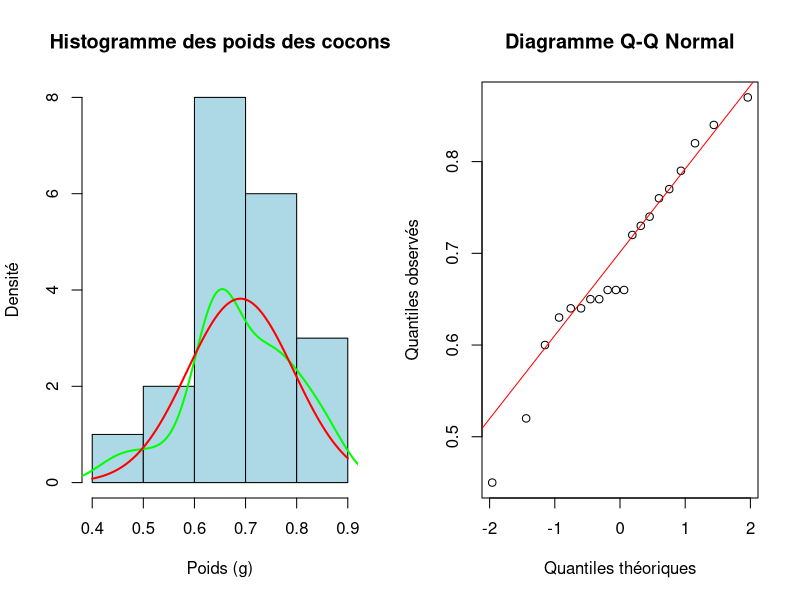
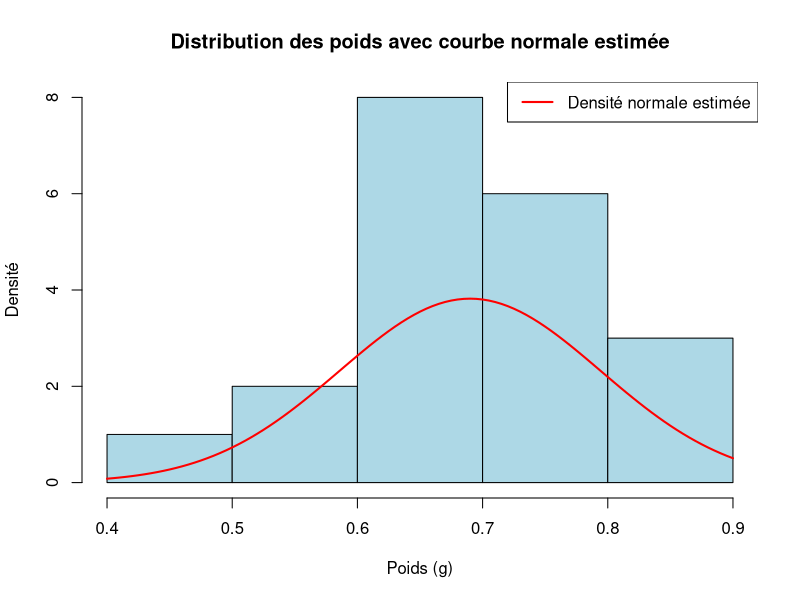
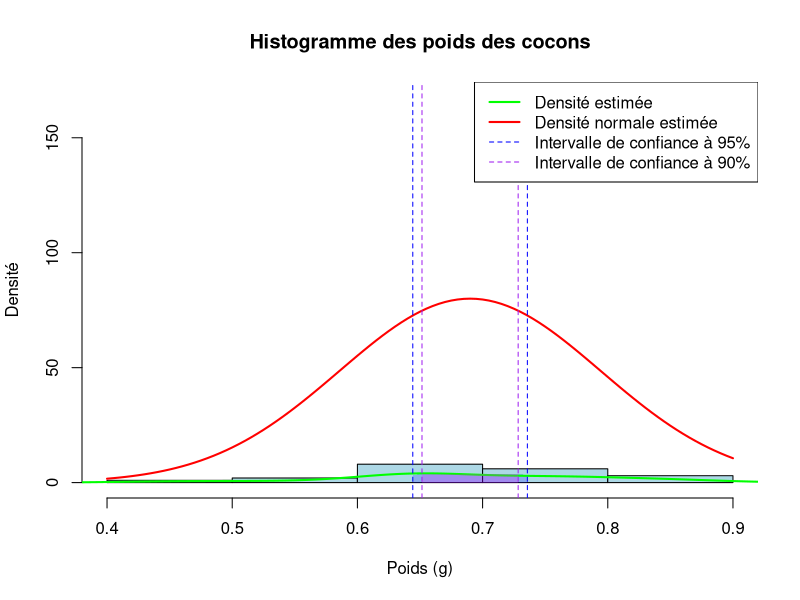

R code for these plots, in order:
# https://github.com/BreizhHardware/TD-R/tree/main/TP_estimateurs

# Création du vecteur de données
poids <- c(0.64, 0.65, 0.73, 0.60, 0.65, 0.77, 0.82, 0.64, 0.66, 0.72,
           0.87, 0.84, 0.66, 0.76, 0.63, 0.52, 0.66, 0.45, 0.74, 0.79)

# Configuration de la mise en page 1x2
par(mfrow=c(1,2))


# 1. Représenter graphiquement les données pour un le modèle gaussien semble-t-il pertinent ?

# Calcul du nombre de classes pour l'histogramme
n <- length(poids)
k <- sqrt(n)

# Création de l'histogramme avec courbe de densité
histoooo <- hist(poids,
     main = "Histogramme des poids des cocons",
     xlab = "Poids (g)",
     ylab = "Densité",
     col = "lightblue",
     breaks = k)

lines(density(poids), col="green", lwd=2)

# Ajout de la courbe de densité normale
curve(dnorm(x, mean=mean(poids), sd=sd(poids)),
      add=TRUE,
      col="red",
      lwd=2)

# Création du diagramme Q-Q
qqnorm(poids,
       main = "Diagramme Q-Q Normal",
       xlab = "Quantiles théoriques",
       ylab = "Quantiles observés")
qqline(poids, col="red")

# Réinitialisation de la mise en page
par(mfrow=c(1,1))

# Affichage des statistiques descriptives
summary(poids)

# 2. Calculer une esƟmaƟon sans biais de la moyenne  et de la variance 2
#  du modèle gaussien en foncƟon de ces données. Superposer la courbe obtenue et conclure.

# Calcul des estimateurs
moyenne <- 1/n * sum(poids)
variance <- var(poids)
ecart_type <- sqrt(variance)

# Affichage des résultats
cat("Estimation de la moyenne (μ̂):", round(moyenne, 4), "g\n")
cat("Estimation de la variance (σ̂²):", round(variance, 6), "g²\n")
cat("Estimation de l'écart-type (σ̂):", round(ecart_type, 4), "g\n")

# Création du graphique avec la courbe de densité estimée
hist(poids,
     main = "Distribution des poids avec courbe normale estimée",
     xlab = "Poids (g)",
     ylab = "Densité",
     col = "lightblue",
     breaks = "FD")

# Superposition de la courbe de densité normale avec les paramètres estimés
curve(dnorm(x, mean = moyenne, sd = ecart_type),
      col = "red",
      lwd = 2,
      add = TRUE)

# Ajout d'une légende
legend("topright",
       legend = "Densité normale estimée",
       col = "red",
       lwd = 2)

# Données les intervalles de confiance à 95% et 90% pour la moyenne et la variance

# Calcul des intervalles de confiance à 95%
alpha <- 0.05
z <- qnorm(1 - alpha / 2)

# Intervalle de confiance pour la moyenne
borne_inf_moyenne <- moyenne - z * ecart_type / sqrt(n)
borne_sup_moyenne <- moyenne + z * ecart_type / sqrt(n)

# Intervalle de confiance pour la variance
borne_inf_variance <- (n - 1) * variance / qchisq(1 - alpha / 2, df = n - 1)
borne_sup_variance <- (n - 1) * variance / qchisq(alpha / 2, df = n - 1)

# Affichage des intervalles de confiance
cat("\nIntervalle de confiance à 95% pour la moyenne (μ): [",
    round(borne_inf_moyenne, 4), ",",
    round(borne_sup_moyenne, 4), "] g\n")

cat("Intervalle de confiance à 95% pour la variance (σ²): [",
    round(borne_inf_variance, 6), ",",
    round(borne_sup_variance, 6), "] g²\n")

# Affichage de l'histogramme des poids avec la courbe de densité estimée et les intervalles de confiance

max_density <- max(dnorm(seq(min(poids), max(poids), length.out=100), mean=moyenne, sd=ecart_type))
scale_factor <- 80 / max_density

hist(poids,
     main = "Histogramme des poids des cocons",
     xlab = "Poids (g)",
     ylab = "Densité",
     col = "lightblue",
     ylim = c(0, max(histoooo$counts) * scale_factor),
     breaks = k)

# Colorer l'intervalle de confiance
x_vals <- seq(borne_inf_moyenne, borne_sup_moyenne, length.out = 100)
y_vals <- dnorm(x_vals, mean = moyenne, sd = ecart_type)
polygon(c(borne_inf_moyenne, x_vals, borne_sup_moyenne),
        c(0, y_vals, 0),
        col = rgb(0, 0, 1, 0.2),
        border = NA)

lines(density(poids), col="green", lwd=2)

# Ajout de la courbe de densité normale
curve(scale_factor * dnorm(x, mean=mean(poids), sd=sd(poids)),
      add=TRUE,
      col="red",
      lwd=2)

# Ajout des intervalles de confiance pour la moyenne
abline(v = c(borne_inf_moyenne, borne_sup_moyenne),
       col = "blue",
       lty = 2)


# Calcul des intervalles de confiance à 90%
alpha <- 0.10
z <- qnorm(1 - alpha / 2)

# Intervalle de confiance pour la moyenne
borne_inf_moyenne <- moyenne - z * ecart_type / sqrt(n)
borne_sup_moyenne <- moyenne + z * ecart_type / sqrt(n)

# Intervalle de confiance pour la variance
borne_inf_variance <- (n - 1) * variance / qchisq(1 - alpha / 2, df = n - 1)
borne_sup_variance <- (n - 1) * variance / qchisq(alpha / 2, df = n - 1)

# Affichage des intervalles de confiance
cat("\nIntervalle de confiance à 90% pour la moyenne (μ): [",
    round(borne_inf_moyenne, 4), ",",
    round(borne_sup_moyenne, 4), "] g\n")

cat("Intervalle de confiance à 90% pour la variance (σ²): [",
    round(borne_inf_variance, 6), ",",
    round(borne_sup_variance, 6), "] g²\n")

# Ajout des intervalles de confiance pour la moyenne
abline(v = c(borne_inf_moyenne, borne_sup_moyenne),
       col = "purple",
       lty = 2)

# Colorer l'intervalle de confiance
x_vals <- seq(borne_inf_moyenne, borne_sup_moyenne, length.out = 100)
y_vals <- dnorm(x_vals, mean = moyenne, sd = ecart_type)
polygon(c(borne_inf_moyenne, x_vals, borne_sup_moyenne),
        c(0, y_vals, 0),
        col = rgb(1, 0, 1, 0.2),
        border = NA)

# Ajout d'une légende
legend("topright",
       legend = c("Densité estimée", "Densité normale estimée", "Intervalle de confiance à 95%", "Intervalle de confiance à 90%"),
       col = c("green", "red", "blue", "purple"),
       lty = c(1, 1, 2, 2),
       lwd = c(2, 2, 1, 1))

# Crée un histogramme des poids et récupère les classes
hist_obj <- hist(poids, plot = FALSE, breaks = k)
observed_counts <- hist_obj$counts
breaks <- hist_obj$breaks
mids <- hist_obj$mids

# Calcul des probabilités attendues
total_count <- sum(observed_counts)
expected_probs <- diff(pnorm(breaks, mean = moyenne, sd = ecart_type))

# Perform chi-squared test
chitest <- chisq.test(observed_counts, p = expected_probs, rescale.p = TRUE)
print(chitest)

kstest <- ks.test(poids, "pnorm", mean = moyenne, sd = ecart_type)
print(kstest)